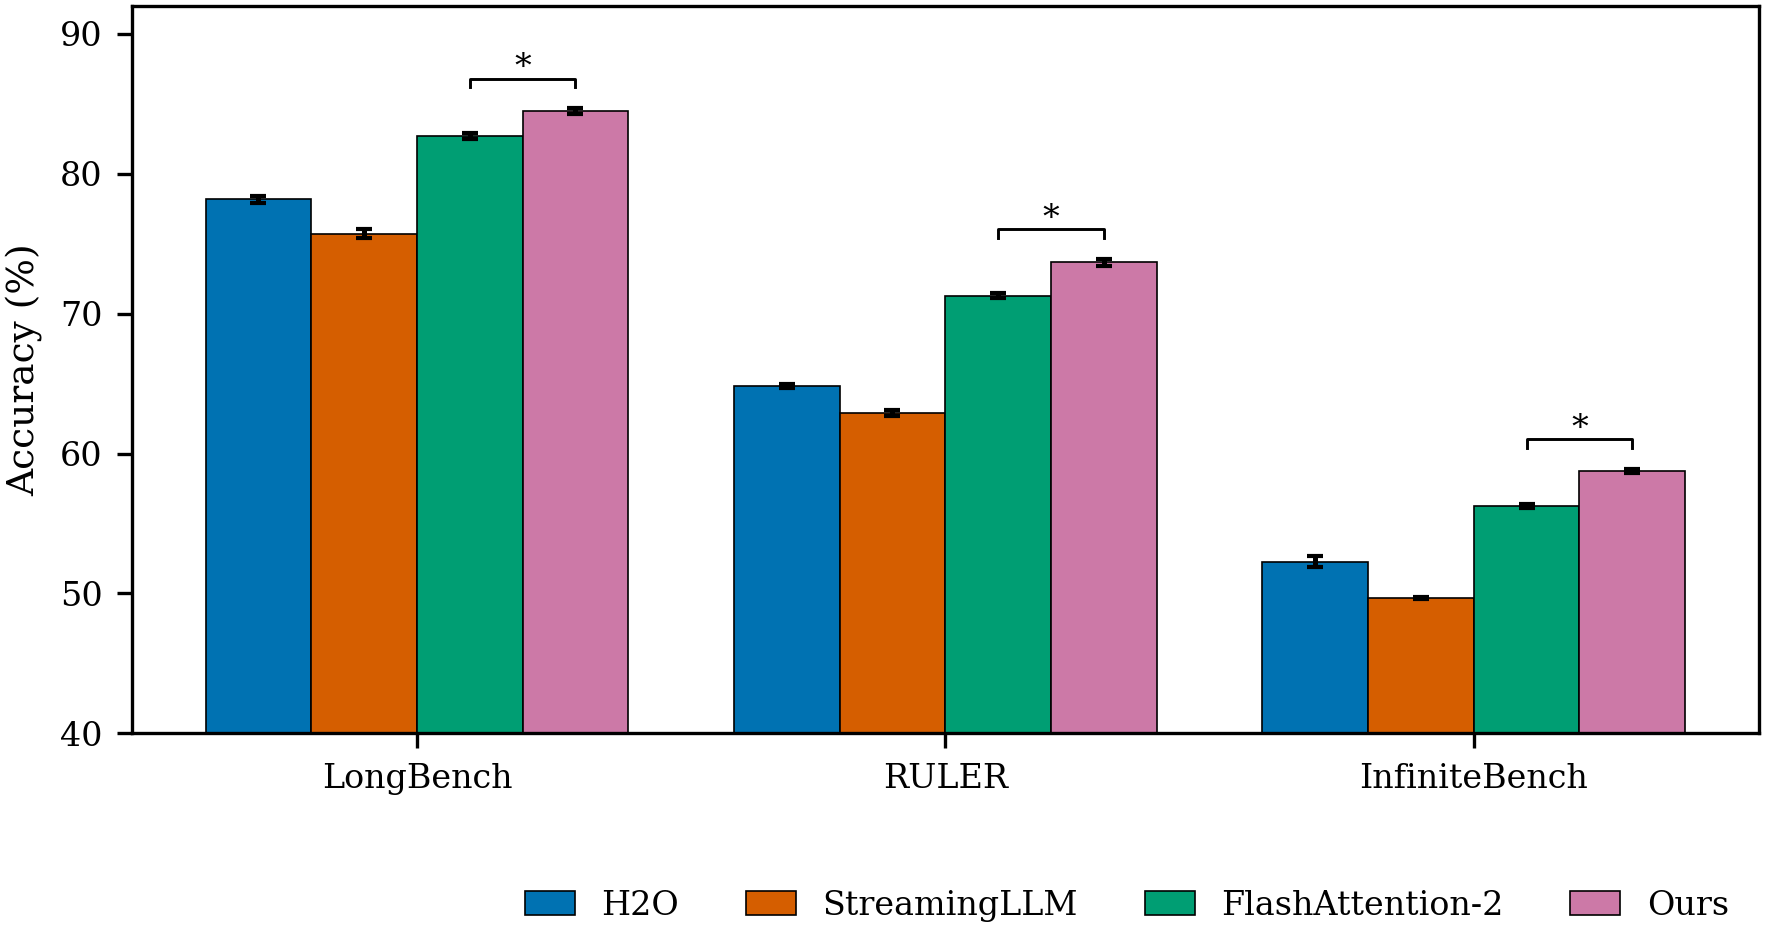

Reproduce this figure in Python.
"""Figure 3 — main results across 3 long-context benchmarks.

Reads data/results.csv, computes mean ± std per (method, dataset), draws
grouped bars with significance brackets vs the strongest baseline
(FlashAttention-2).

Run: python figure_3_main_results.py
Output: figure_3_main_results.pdf + .png
"""
from pathlib import Path

import matplotlib.pyplot as plt
import numpy as np
import pandas as pd
from scipy.stats import wilcoxon

from matplotlib_settings import apply_paper_style, figsize, save


METHOD_ORDER = ["H2O", "StreamingLLM", "FlashAttention-2", "Ours"]
DATASET_ORDER = ["LongBench", "RULER", "InfiniteBench"]


def aggregate(df: pd.DataFrame) -> dict:
    out = {}
    for method in METHOD_ORDER:
        out[method] = {}
        for dataset in DATASET_ORDER:
            vals = df[(df.method == method) & (df.dataset == dataset) &
                      (df.metric_name == "acc")]["metric_value"].to_numpy()
            out[method][dataset] = (vals.mean(), vals.std(ddof=1), vals)
    return out


def add_bracket(ax, x_left, x_right, y, p, height=0.6):
    if p < 0.001:
        label = "∗∗∗"
    elif p < 0.01:
        label = "∗∗"
    elif p < 0.05:
        label = "∗"
    else:
        label = "n.s."
    ax.plot([x_left, x_left, x_right, x_right],
            [y, y + height, y + height, y],
            color="black", linewidth=0.7)
    ax.text((x_left + x_right) / 2, y + height + 0.1, label,
            ha="center", va="bottom", fontsize=plt.rcParams["font.size"] - 1)


def main() -> None:
    apply_paper_style(venue="neurips")

    csv_path = Path(__file__).parent.parent / "data" / "results.csv"
    df = pd.read_csv(csv_path)
    data = aggregate(df)

    fig, ax = plt.subplots(figsize=figsize("double", aspect=0.45))

    n_datasets = len(DATASET_ORDER)
    n_methods = len(METHOD_ORDER)
    width = 0.20
    x_center = np.arange(n_datasets)

    for i, method in enumerate(METHOD_ORDER):
        means = [data[method][d][0] for d in DATASET_ORDER]
        stds = [data[method][d][1] for d in DATASET_ORDER]
        offsets = x_center + (i - (n_methods - 1) / 2) * width
        ax.bar(offsets, means, width, yerr=stds, capsize=2,
               edgecolor="black", linewidth=0.4, label=method)

    # Significance brackets: Ours vs FlashAttention-2 per dataset
    for j, dataset in enumerate(DATASET_ORDER):
        flash_vals = data["FlashAttention-2"][dataset][2]
        ours_vals = data["Ours"][dataset][2]
        _, p = wilcoxon(ours_vals, flash_vals, alternative="greater")

        flash_x = x_center[j] + (METHOD_ORDER.index("FlashAttention-2") - 1.5) * width
        ours_x = x_center[j] + (METHOD_ORDER.index("Ours") - 1.5) * width
        y_top = max(data["Ours"][dataset][0] + data["Ours"][dataset][1],
                    data["FlashAttention-2"][dataset][0] +
                    data["FlashAttention-2"][dataset][1]) + 1.5
        add_bracket(ax, flash_x, ours_x, y_top, p)

    ax.set_xticks(x_center)
    ax.set_xticklabels(DATASET_ORDER)
    ax.set_ylabel("Accuracy (%)")
    ax.set_ylim(40, 92)
    ax.legend(ncol=4, loc="lower right", bbox_to_anchor=(1.0, -0.30))

    out = Path(__file__).with_suffix(".pdf")
    save(fig, str(out))


if __name__ == "__main__":
    main()
